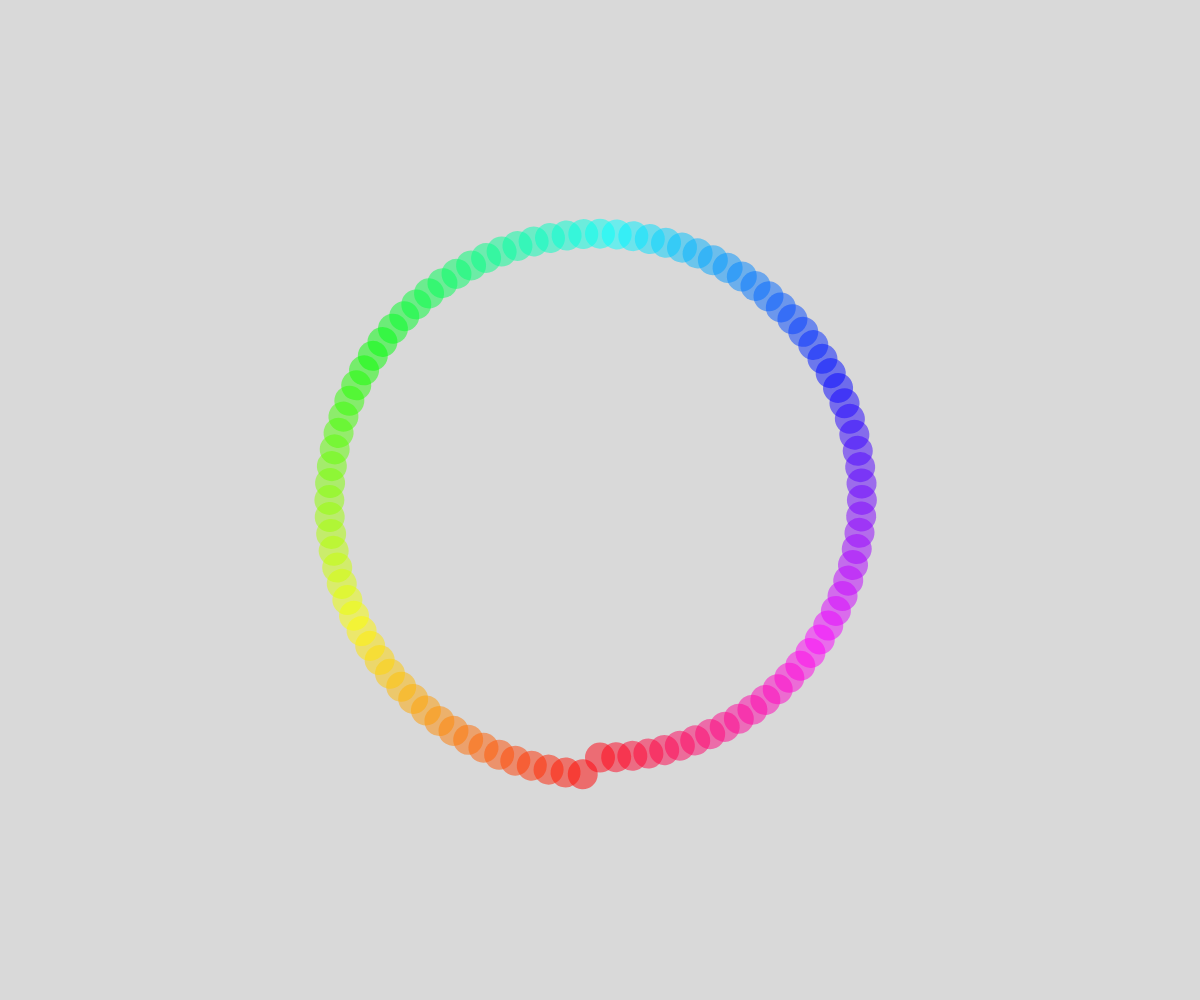
Frame 1 (no input)
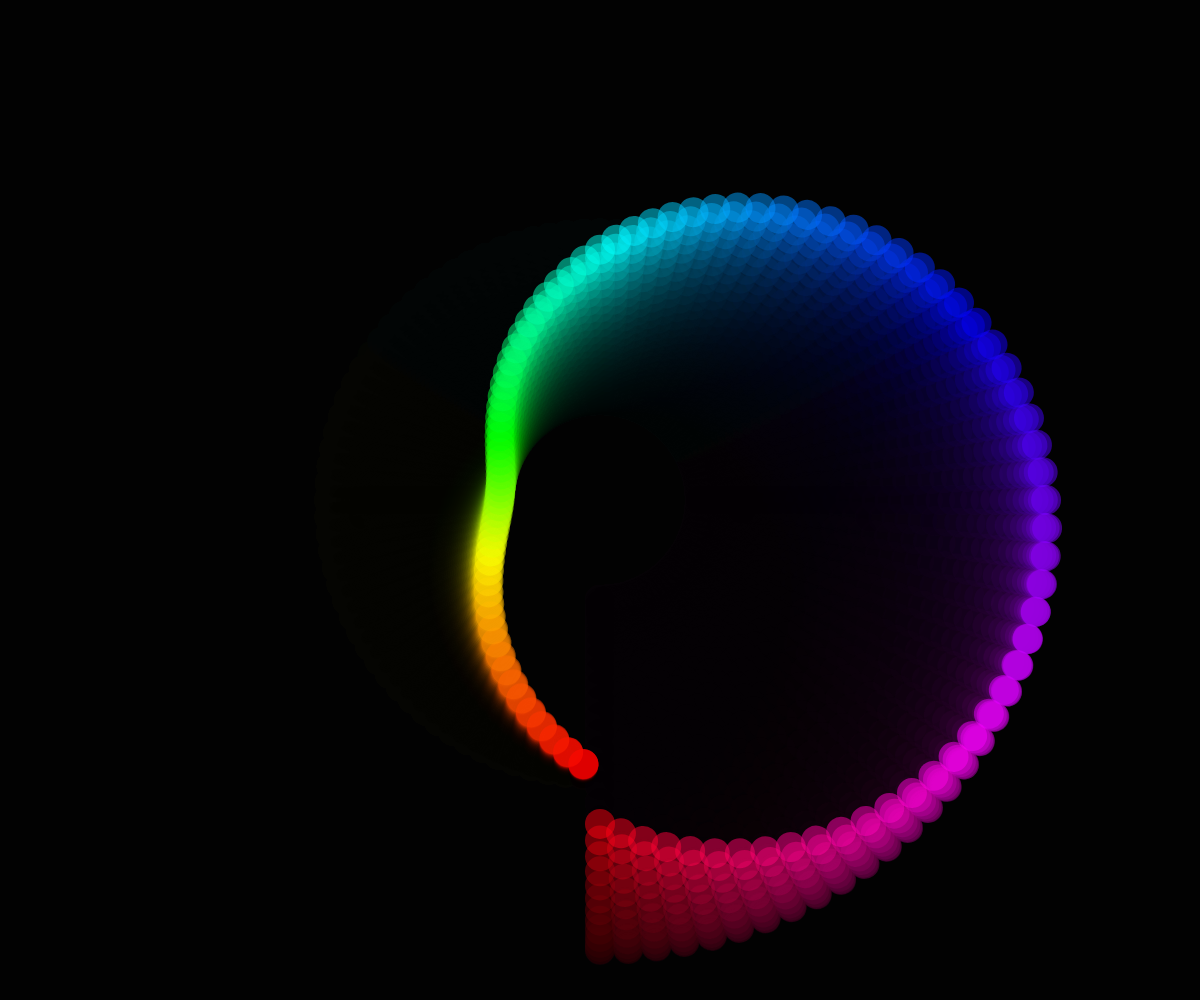
Frame 60 (no input)
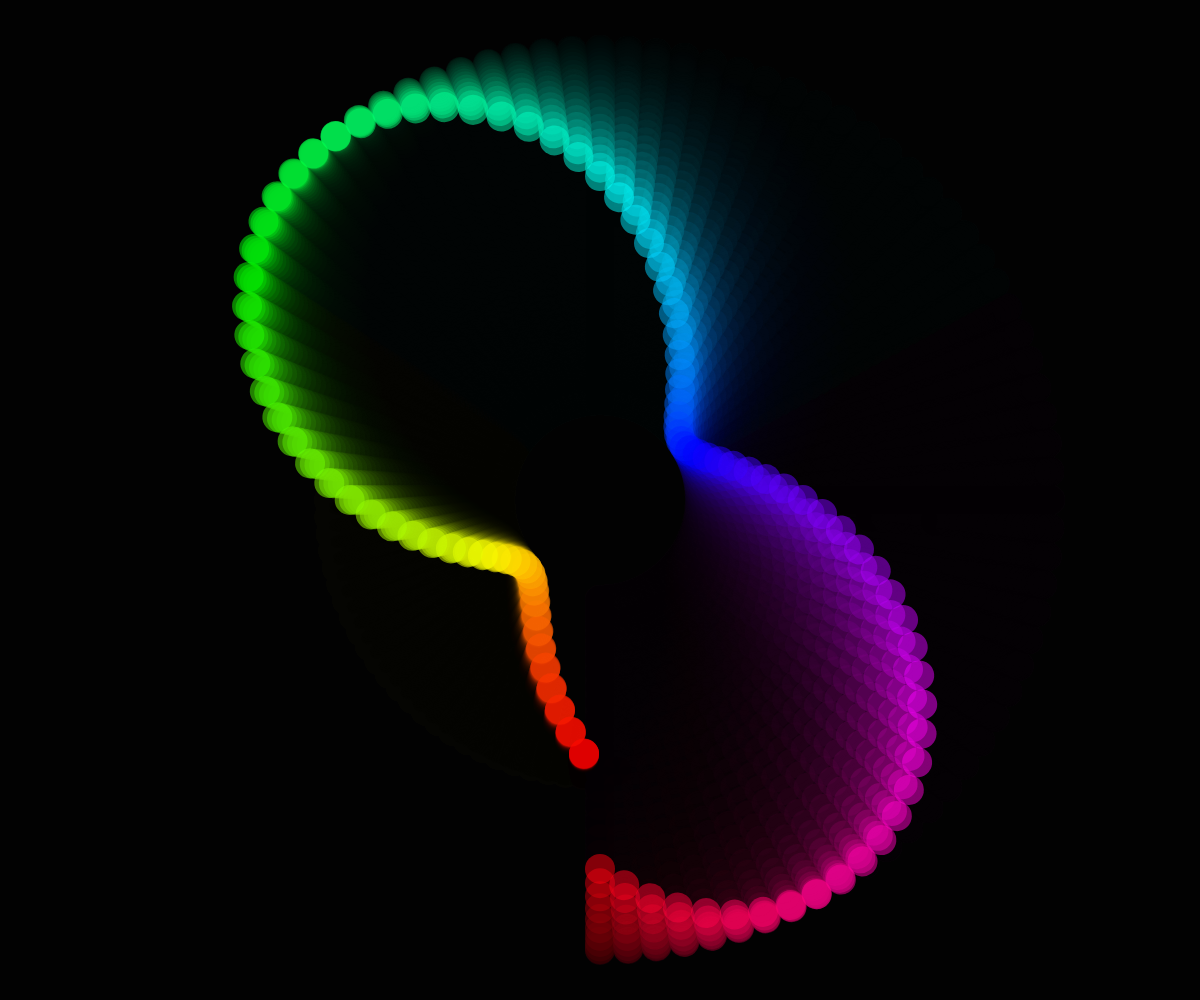
Frame 120 (the mouse pressed at the canvas centre since frame 60)

The p5.js sketch that drew these frames (run headless with seeded random() and noise() and a simulated clock; from frame 60 on, the mouse is pressed at the canvas centre):

// p5.js sketch
// ── sketch.js
const nCircles = 100;
const circlesDiameter = 30;
const speed = 0.001;
let minRadius;
let maxRadius;
let angleOffset;

function setup() {
  createCanvas(windowWidth, windowHeight);
  noStroke();
  colorMode(HSL);
  
  angleOffset = TWO_PI/nCircles;
  minRadius = height * 0.1;
  maxRadius = height * 0.45;
}

function draw() {
  translate(width/2, height/2);
  background(0, 0.15);
  
  for(let i = 0; i < nCircles; i++){
    rotate(angleOffset);
    const localRadius = map(sin((i+1) * frameCount * -speed), -1, 1, minRadius, maxRadius);
    fill(map(i, 0, nCircles, 0, 360), 100, 50, 0.5);
    circle(0, localRadius, circlesDiameter);
  }
}
